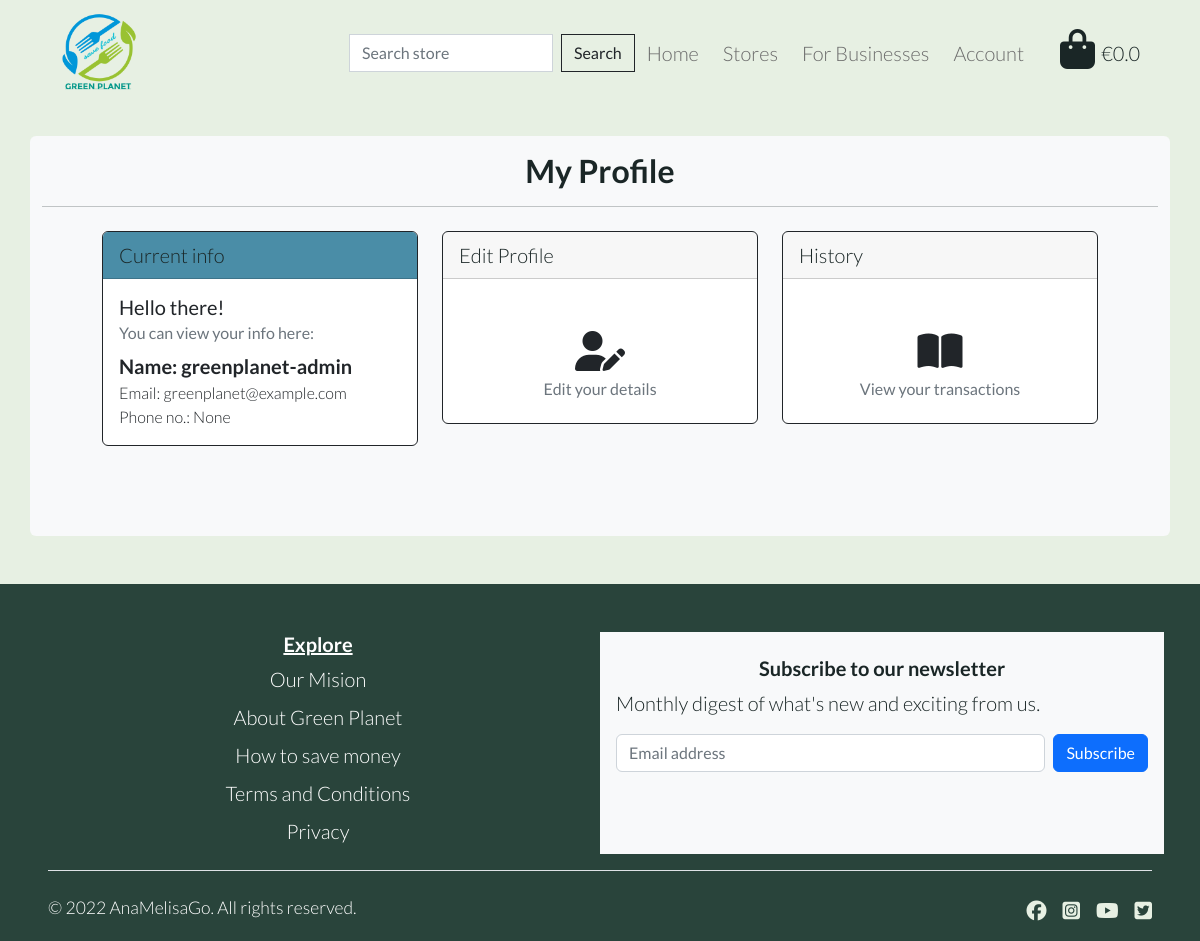
Before: /profile/ (signed in) with the older database file.
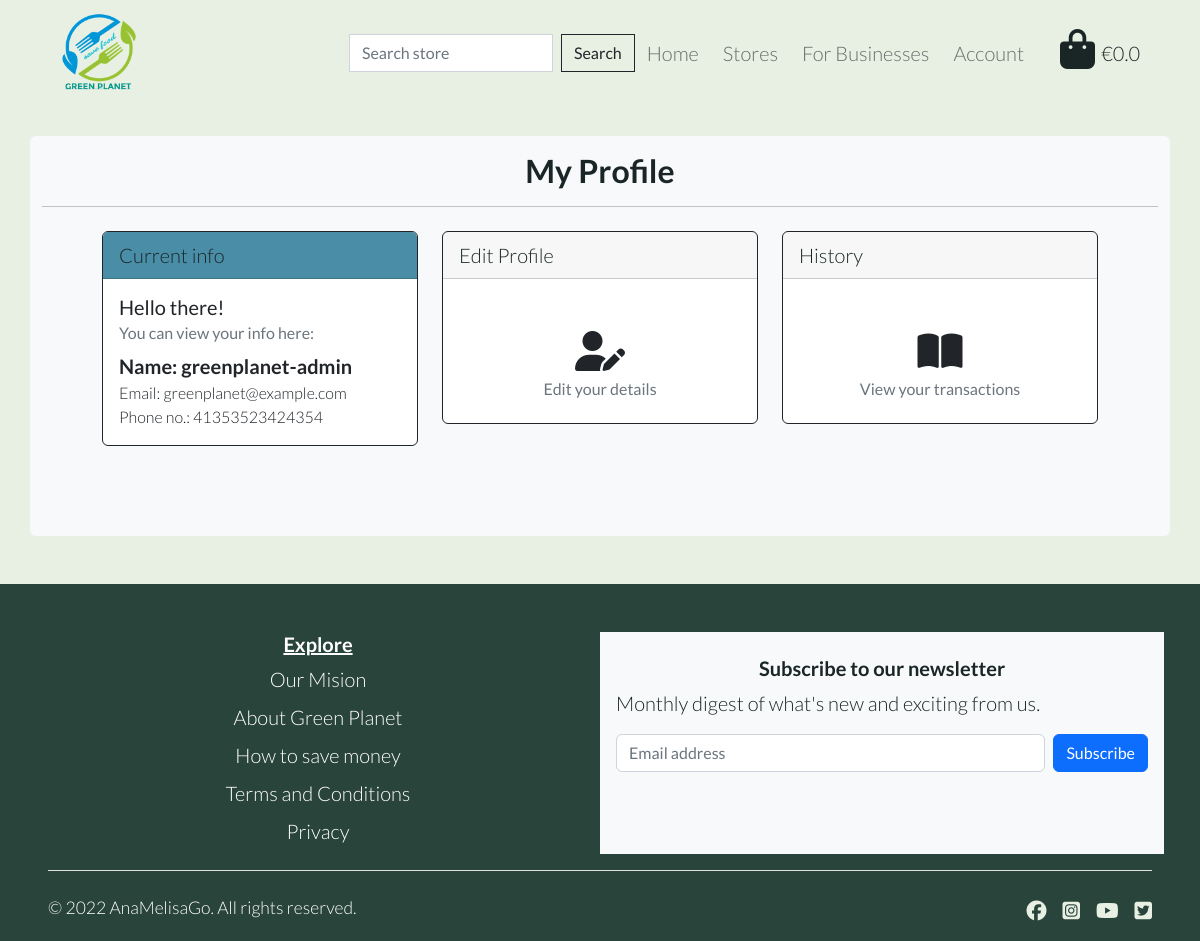
After: the same page with the newer database file.
### userprofiles/models.py (models this page shows, shortened)
class UserProfile(models.Model):
    user = models.OneToOneField(User, on_delete=models.CASCADE)
    default_phone_number = models.CharField(
        max_length=20, null=True, blank=True
    )

### userprofiles/views.py (the view)
# urls.py: path('', views.user_profile, name='user_profile'),
def user_profile(request):
    profile = get_object_or_404(UserProfile, user=request.user)
    template = 'profiles/profile.html'
    context = {
        'profile': profile,
    }
    return render(request, template, context)

### bag/contexts.py (called while the page is built, shortened)
def bag_contents(request):
    bag_items = []
    grand_total = 0
    bag = request.session.get('bag', {})
    context = {
        'bag_items': bag_items,
        'grand_total': grand_total,
    }
    return context

### userprofiles/templates/profiles/profile.html (shortened to what this page needs)
{% extends "base.html" %}
{% load static %}
{% block extra_css %}
    <link rel="stylesheet" href="{% static 'profiles/css/profile.css' %}">
{% endblock %}
{% block content %}
<div class="container mt-2 mb-5 min-h-page bg-light rounded py-2">
    <div class="row">
        <div class="col text-center py-2">
            <h2 class="fw-bold">My Profile</h2>
            <hr class="my-3">
        </div>
    </div>
    <div class="row mx-lg-5 mx-md-4 mx-sm-3">
        <div class="col-lg-4 col-md-6 col-12">
            <div class="card border-dark mb-3">
                <div class="card-header bg-sky-blue">Current info</div>
                <div class="card-body text-dark">
                  <h5 class="card-title">Hello there!</h5>
                  <h6 class="card-subtitle mb-2 text-muted">You can view your info here:</h6>
                  <p class="card-text fw-bold my-0">Name:
                    {% if profile.user.first_name or profile.user.last_name %}
                        {{ profile.user.get_full_name }}
                    {% else %}
                        {{ profile.user.username }}
                    {% endif %}
                    </p>
                  <p class="card-text my-0 text-break fs-6">Email: {{ profile.user.email }}</p>
                  <p class="card-text my-0 fs-6">Phone no.: {{ profile.default_phone_number }}</p>
                </div>
            </div>
        </div>
        <div class="col-md-3 col-lg-4 col-12">
            <div class="card border-dark mb-3">
                <div class="card-header">Edit Profile</div>
                <a href="{% url 'edit_profile' %}">
                    <div class="card-body text-dark text-center pt-5">
                      <h5 class="card-title fs-1"><i class="fas fa-user-edit"></i></h5>
                      <h6 class="card-subtitle mb-2 text-muted">Edit your details</h6>
                    </div>
                </a>
              </div>
        </div>
        <div class="col-md-3 col-lg-4 col-12">
            <div class="card border-dark mb-3">
                <div class="card-header">History</div>
                <a href="{% url 'view_history' %}">
                    <div class="card-body text-dark text-center pt-5">
                      <h5 class="card-title fs-1"><i class="fas fa-book-open"></i></h5>
                      <h6 class="card-subtitle mb-2 text-muted">View your transactions</h6>
                    </div>
                </a>
              </div>
        </div>
    </div>
</div>
{% endblock %}

Changed rows visible on the page:
changed UserProfile "greenplanet-admin": default_phone_number "None" → "41353523424354"
